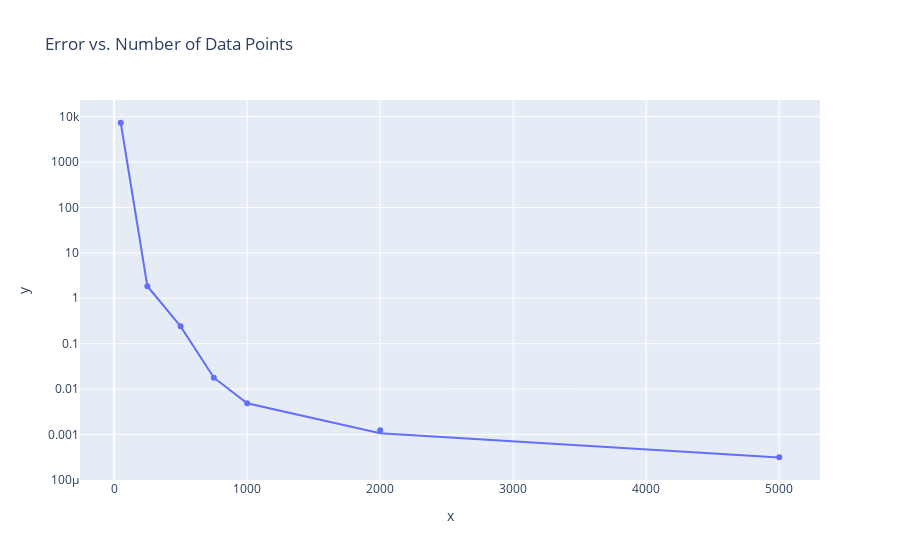

The notebook cell saved with this chart:
### Code cell
n_data_points = [50, 250, 500, 750, 1000, 2000, 5000]
errors = []
for n in tqdm(n_data_points):
    X_train, y_train = generate_sample(n, n_dims, lower_bound, upper_bound, target_func, noise_scale=0)
    gpr = GPR(**hp)
    gpr = gpr.fit(X_train, y_train)
    y_pred = gpr.predict(X_test)
    error = mean_squared_error(y_test, y_pred)
    errors.append(error)
    
px.scatter(x=n_data_points, y=errors, title='Error vs. Number of Data Points', log_y=True, trendline="lowess")

### Figure 1 — Plotly figure (JSON) as saved in the notebook; plotly's stock layout.template omitted (floating-point values rounded to 4 significant figures)
{"data": [{"hovertemplate": "x=%{x}<br>y=%{y}<extra></extra>", "legendgroup": "", "marker": {"color": "#636efa", "symbol": "circle"}, "mode": "markers", "name": "", "orientation": "v", "showlegend": false, "type": "scatter", "x": [50, 250, 500, 750, 1000, 2000, 5000], "xaxis": "x", "y": [7361.0, 1.841, 0.2405, 0.01781, 0.004841, 0.001231, 0.0003143], "yaxis": "y"}, {"hovertemplate": "<b>LOWESS trendline</b><br><br>x=%{x}<br>y=%{y} <b>(trend)</b><extra></extra>", "legendgroup": "", "marker": {"color": "#636efa", "symbol": "circle"}, "mode": "lines", "name": "", "showlegend": false, "type": "scatter", "x": [50, 250, 500, 750, 1000, 2000, 5000], "xaxis": "x", "y": [7361.0, 1.841, 0.2405, 0.01781, 0.004841, 0.001064, 0.0003094], "yaxis": "y"}], "layout": {"legend": {"tracegroupgap": 0}, "title": {"text": "Error vs. Number of Data Points"}, "xaxis": {"anchor": "y", "domain": [0, 1], "title": {"text": "x"}}, "yaxis": {"anchor": "x", "domain": [0, 1], "title": {"text": "y"}, "type": "log"}}}
